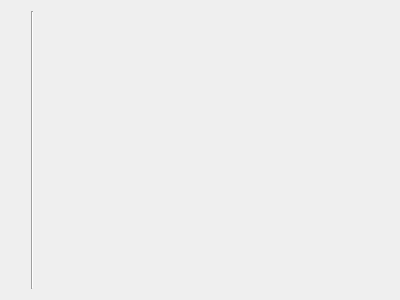
<?xml version="1.0" encoding="UTF-8"?>
<ui version="4.0">
 <class>Form</class>
 <widget class="QWidget" name="Form">
  <property name="geometry">
   <rect>
    <x>0</x>
    <y>0</y>
    <width>400</width>
    <height>300</height>
   </rect>
  </property>
  <property name="windowTitle">
   <string>Form</string>
  </property>
  <layout class="QHBoxLayout" name="horizontalLayout">
   <item>
    <layout class="QHBoxLayout" name="data_layout">
     <item>
      <layout class="QVBoxLayout" name="verticalLayout_2">
       <item>
        <layout class="QGridLayout" name="fieldsLayout"/>
       </item>
       <item>
        <spacer name="verticalSpacer">
         <property name="orientation">
          <enum>Qt::Vertical</enum>
         </property>
         <property name="sizeHint" stdset="0">
          <size>
           <width>20</width>
           <height>40</height>
          </size>
         </property>
        </spacer>
       </item>
      </layout>
     </item>
     <item>
      <widget class="Line" name="line">
       <property name="orientation">
        <enum>Qt::Vertical</enum>
       </property>
      </widget>
     </item>
     <item>
      <spacer name="image_spacer">
       <property name="orientation">
        <enum>Qt::Horizontal</enum>
       </property>
       <property name="sizeHint" stdset="0">
        <size>
         <width>40</width>
         <height>20</height>
        </size>
       </property>
      </spacer>
     </item>
     <item>
      <layout class="QVBoxLayout" name="image_layout"/>
     </item>
     <item>
      <spacer name="horizontalSpacer">
       <property name="orientation">
        <enum>Qt::Horizontal</enum>
       </property>
       <property name="sizeHint" stdset="0">
        <size>
         <width>40</width>
         <height>20</height>
        </size>
       </property>
      </spacer>
     </item>
    </layout>
   </item>
  </layout>
 </widget>
 <resources/>
 <connections/>
</ui>
